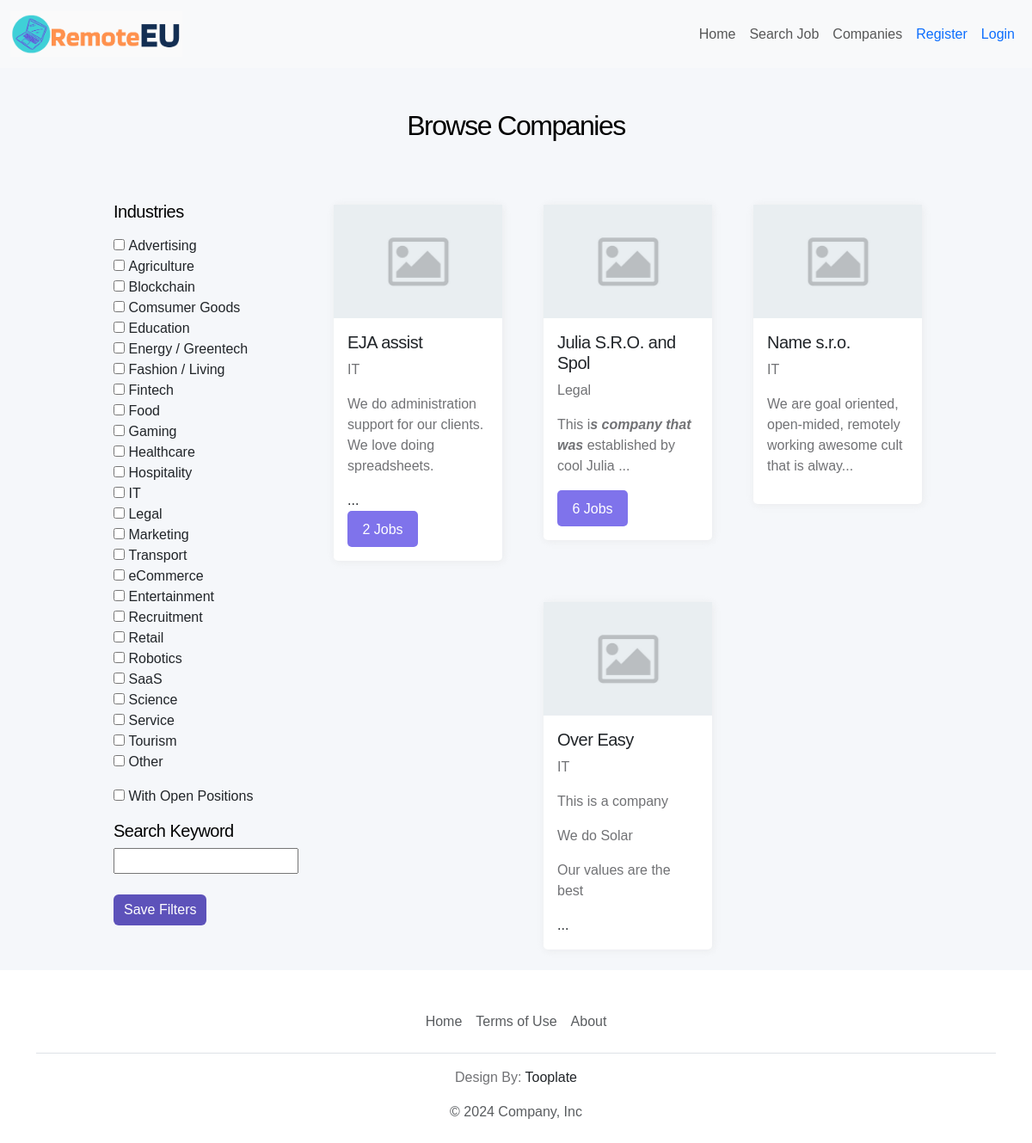
/companies, run on an earlier commit of the app's database.
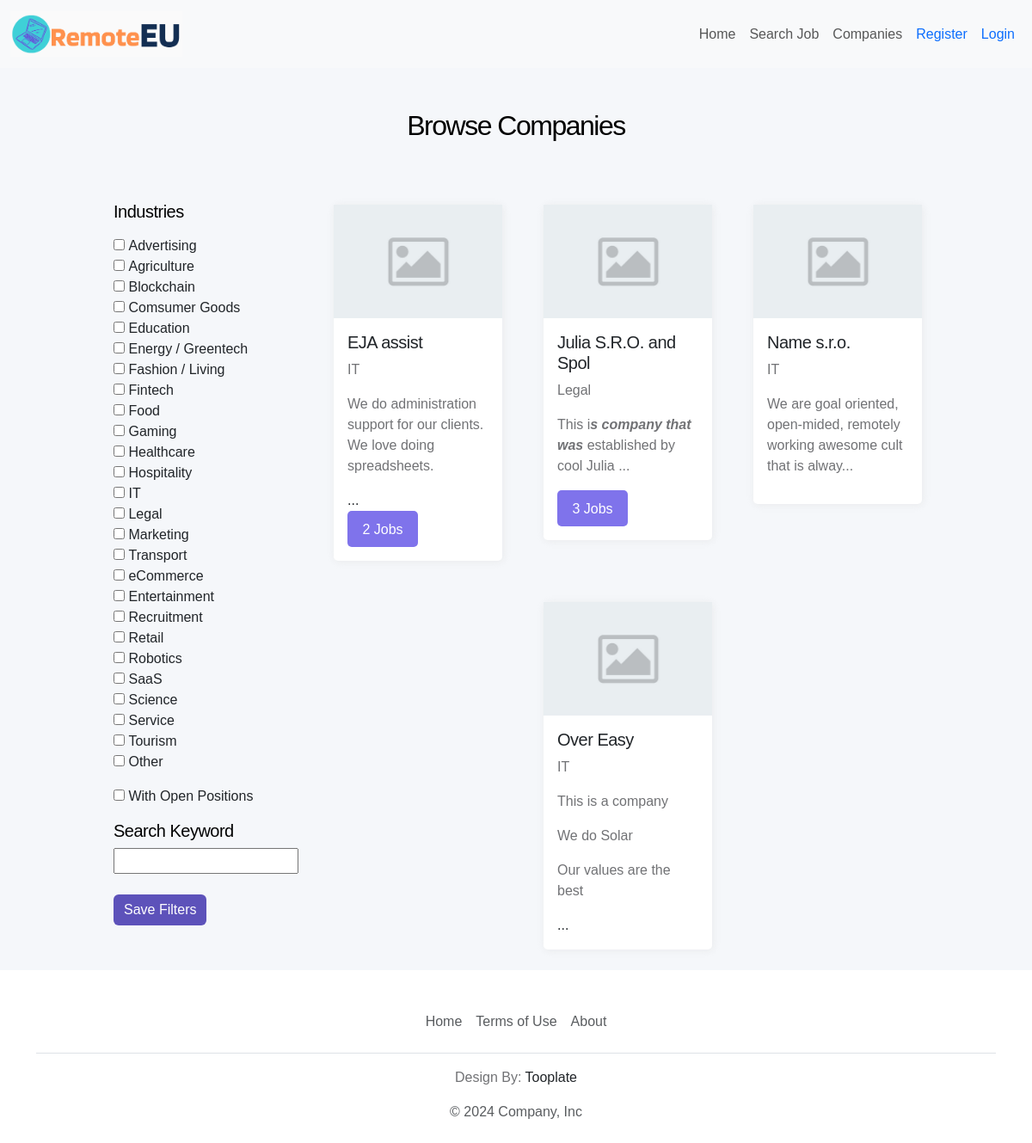
And on a later commit of the database.
### tables.py (models this page shows, shortened)
class Company(db.Model):
    id: Mapped[int] = mapped_column(Integer, primary_key=True)
    name: Mapped[str] = mapped_column(String(100))
    name_slug: Mapped[str] = mapped_column(String(100))
    url: Mapped[str] = mapped_column(String(300))
    industry: Mapped[str] = mapped_column(String(100))
    about: Mapped[str] = mapped_column(String(1000))
    contact: Mapped[str] = mapped_column(String(100))
    num_of_jobs: Mapped[int] = mapped_column(Integer)
    num_of_hidden_jobs: Mapped[int] = mapped_column(Integer)
    address: Mapped[str] = mapped_column(String(100))
    administrator_id: Mapped[int] = mapped_column(Integer)

### main.py (the view, shortened to what this page needs)
@app.route('/companies', methods=['GET', 'POST'])
def companies():
    search = request.args.getlist('search')
    industry = request.args.getlist('industry')
    filter_form = SideIndustryToolbar()
    filter_conditions_ind = []
    active_jobs_only = False
    if len(industry) == 0 and len(search) == 0:
        print('NO PARAMS')
        companies_intersection = Company.query.order_by(Company.name).all()
    companies_len = len(companies_intersection)
    return render_template('companies.html',
                           companies_len=companies_len,
                           url_query=industry,
                           form=filter_form,
                           industries = company_industries,
                           companies=companies_intersection,
                           logged_in = current_user.is_authenticated)

### templates/companies.html (shortened to what this page needs)
{% extends "base.html" %} {% block content %}
<section id="companies">
<div class="container-fluid">
    <div class="row justify-content-center align-items-center">
        <div class="col-12 text-center">
            <h2 class="m-5">Browse Companies</h2>
        </div>
    </div>
</div>
<div class="container-fluid">
    <div class="row d-flex justify-content-center">
        <div class="col-xxl-10 col-xl-10 col-lg-11 col-md-12 col-sm-12 d-flex job-board-wrap">
            <div class="col-lg-3 col-md-3 col-sm-12 side-tool-div">
                <form id="category-form" action="{{ url_for('companies') }}" method="POST">
                    <div class="form-wrap">
                        <div class="flex-fill">
                            <h5 class="cat-heading mb-3">Industries</h5>
                            <div id="filters-category" class="filter-div filters-category">
                                {% for industry in industries %}
                                    {% if industry in url_query %}
                                        {{ form[industry](checked="checked") }}
                                    {% else %}
                                        {{ form[industry]() }}
                                    {% endif %}
                                    {{ form[industry].label(class="form-label") }}
                                    <br>
                                {% endfor %}
                            </div>
                        </div>
                    </div>
                    <div class="my-3">
                        {% if 'activejobs' in url_query %}
                            {{form.activejobs(checked="checked")}}
                        {% else %}
                            {{form.activejobs()}}
                        {% endif %}
                        {{form.activejobs.label(class="form-label")}}
                    </div>
                    <div class="form-wrap second-line-wrap">
                        <div class="filters-search">
                            <h5 class="mt-3">Search Keyword</h5>
                            {{ form.searchfield() }}
                            <br>
                            <br>
                        </div>
                        <div class="filters-submit">
                            {{ form.submitindustry(value="Save Filters", class="primary-btn btn") }}
                        </div>
                    </div>
                </form>
            </div>
            <div class="col-lg-9 col-md-9 col-sm-12 companies-results row d-flex justify-content-center">
                {% for comp in companies %}
                    <div class="p-4 col-sm-10 col-md-5 col-lg-5 col-xl-4">
                    <div class="white-div shadow-light d-flex flex-column position-relative shadow-strong-hover">
                        <img src="static/images/placeholder-image.jpg" alt="">
                        <div class="p-3">
                            <h5><a class="stretched-link link-dark" href="{{ url_for('company', comp_id=comp.id, name=comp.name_slug ) }}">{{ comp.name }}</a></h5>
                            <p>{{comp.industry}}</p>
                            <div>
                                {{ (comp.about[:80])|safe }}...
                            </div>
                            {% if comp.num_of_jobs > 0 %}
                                <div class="job-promo">
                                    {% if comp.num_of_jobs == 1 %}
                                        <p>{{ comp.num_of_jobs }} Job</p>
                                    {% elif comp.num_of_jobs > 1 %}
                                        <p>{{ comp.num_of_jobs }} Jobs</p>
                                    {% endif %}
                                </div>
                            {% endif %}
                        </div>
                    </div>
                </div>
                {% endfor %}
            </div>
        </div>
    </div>
</div>
</section>
{% endblock %}

What changed in the data, as far as the page shows it:
changed Company "Julia S.R.O. and Spol": num_of_jobs "6" → "3"
